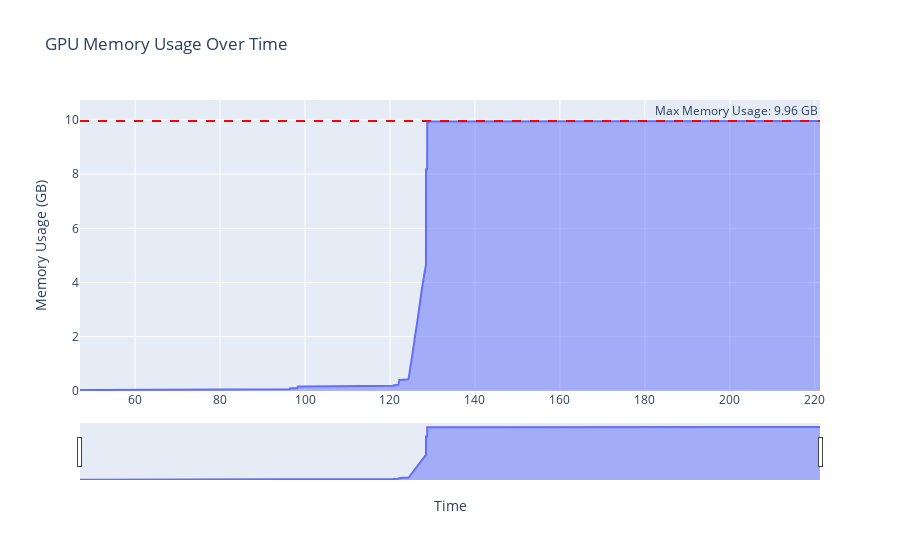

This figure's notebook cell:
### Code cell
# Create a dataframe for memory usage over time with datetime
memory_events = pd.DataFrame(
    [
        {
            "timestamp": ev.time_range.start / 1e3,  # convert to datetime
            # "memory": ev.device_memory_usage,
            # "memory": ev.device_memory_usage / 1024 ** 2,
            "memory": ev.device_memory_usage / 1024 ** 3,
            "name": ev.name
        }
        for ev in evs
        if ev.device_memory_usage is not None
    ]
)

# Sort by timestamp 
memory_events = memory_events.sort_values("timestamp")

# Create cumulative memory usage
memory_events["cumulative_memory"] = memory_events["memory"].cumsum()

# Create the plot
fig = px.area(
    memory_events, 
    x="timestamp",
    y="cumulative_memory",
    title="GPU Memory Usage Over Time",
    labels={
        "timestamp": "Time",
        "cumulative_memory": "Memory Usage (GB)"
    }
)

# add a vertical line at each time a module starts
# for example module PartViT_0/VisonTransformer_0/Sequential_0/Block_6/Attention_6 starts on the ev with minimum ev.time_range.start
# let's keep only PartViT_0/VisonTransformer_0/Sequential_0/Block_6
# df["last_module"]  = df["module"].apply(lambda x: x.split("/")[-1])
# df_grouped_by_module = df.groupby("last_module")
# for module, df_module in df_grouped_by_module:
#     module_start = df_module["cpu_start"].min()
#     # print(f"Module {module} starts at {module_start}")
#     fig.add_vline(
#         x=module_start.timestamp() * 1000,
#         line_dash="dash",
#         line_color="red",
#         annotation_text=module
#     )

df["main_module"] = df["module"].apply(lambda x: x.split("/")[1] if len(x.split("/")) > 1 else x)
df_grouped_by_module = df.groupby("main_module")
for module, df_module in df_grouped_by_module:
    module_start = df_module["cpu_start"].min()
    print(f"Module {module} starts at {module_start}")
    # add a vertical line at each time a module starts



fig.add_hline(
    y=memory_events["cumulative_memory"].max(), 
    line_dash="dash", 
    line_color="red",
    annotation_text=f"Max Memory Usage: {memory_events['cumulative_memory'].max():.2f} GB"
)
fig.update_xaxes(
    title_text="Time",
    tickformat='%L',
    ticklabelmode="period",
    rangeslider_visible=True,
)

fig.update_layout(
    xaxis_title="Time",
    yaxis_title="Memory Usage (GB)",
    showlegend=False
)

fig.show()

### Figure 1 — Plotly figure (JSON) as saved in the notebook; plotly's stock layout.template omitted (floating-point values rounded to 4 significant figures; data arrays with more than 128 entries replaced by an {"elided": "..."} marker saying what was removed)
{"data": [{"fillpattern": {"shape": ""}, "hovertemplate": "Time=%{x}<br>Memory Usage (GB)=%{y}<extra></extra>", "legendgroup": "", "line": {"color": "#636efa"}, "marker": {"symbol": "circle"}, "mode": "lines", "name": "", "orientation": "v", "showlegend": false, "stackgroup": "1", "type": "scatter", "x": {"elided": "1822 float values"}, "xaxis": "x", "y": {"elided": "1822 float values"}, "yaxis": "y"}], "layout": {"annotations": [{"showarrow": false, "text": "Max Memory Usage: 9.96 GB", "x": 1, "xanchor": "right", "xref": "x domain", "y": 9.957, "yanchor": "bottom", "yref": "y"}], "legend": {"tracegroupgap": 0}, "shapes": [{"line": {"color": "red", "dash": "dash"}, "type": "line", "x0": 0, "x1": 1, "xref": "x domain", "y0": 9.957, "y1": 9.957, "yref": "y"}], "showlegend": false, "title": {"text": "GPU Memory Usage Over Time"}, "xaxis": {"anchor": "y", "domain": [0, 1], "rangeslider": {"visible": true}, "tickformat": "%L", "ticklabelmode": "period", "title": {"text": "Time"}}, "yaxis": {"anchor": "x", "domain": [0, 1], "title": {"text": "Memory Usage (GB)"}}}}
